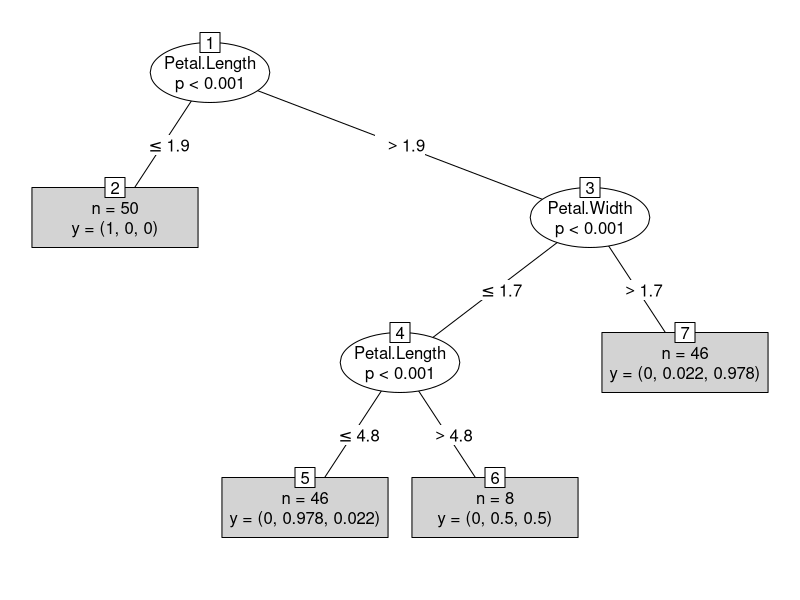
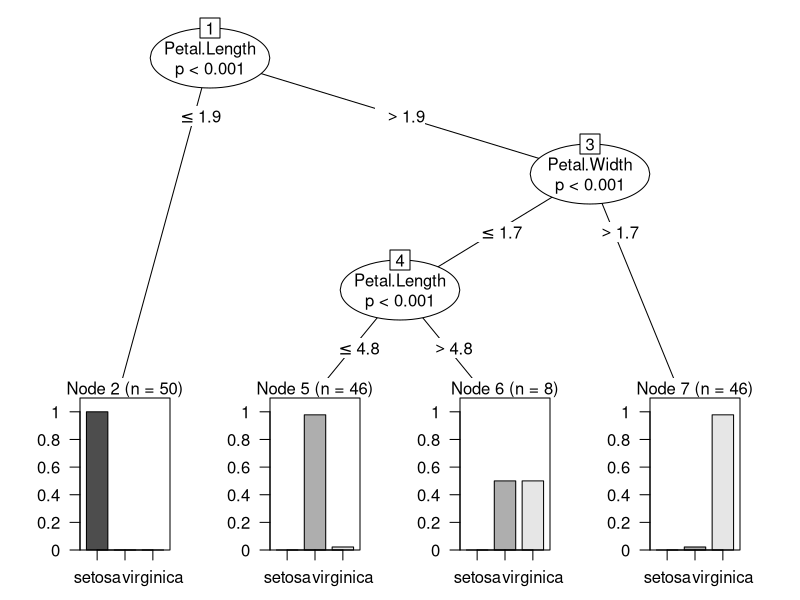

Here is the R script that generated these plots, in order:
#Read data file
mydata <- iris

#Decision tree with party
library(party)
mytree <- ctree(Species~Sepal.Length+Sepal.Width
                +Petal.Length+Petal.Width, mydata)

print(mytree)
plot(mytree,type="simple")
plot(mytree)
